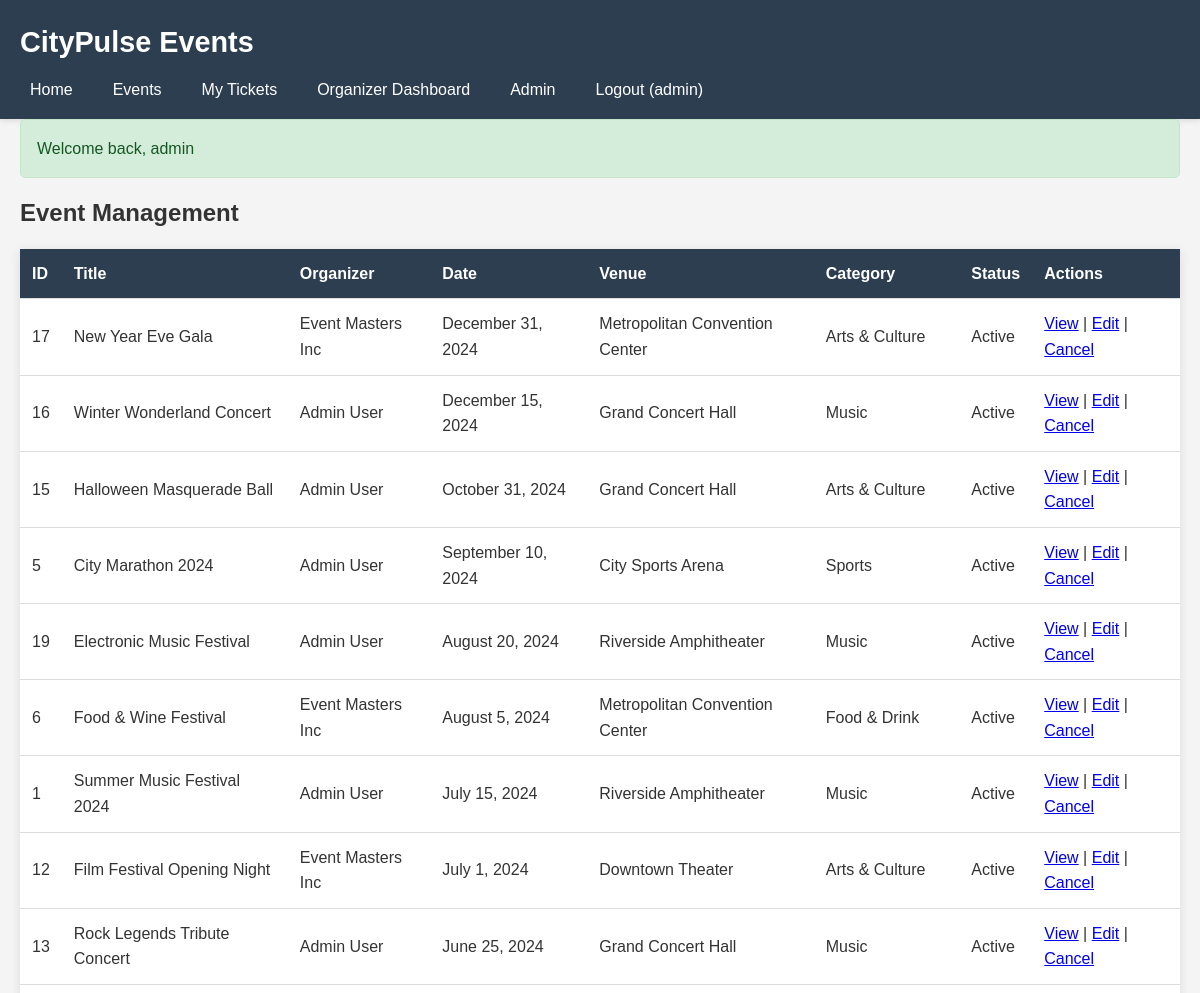
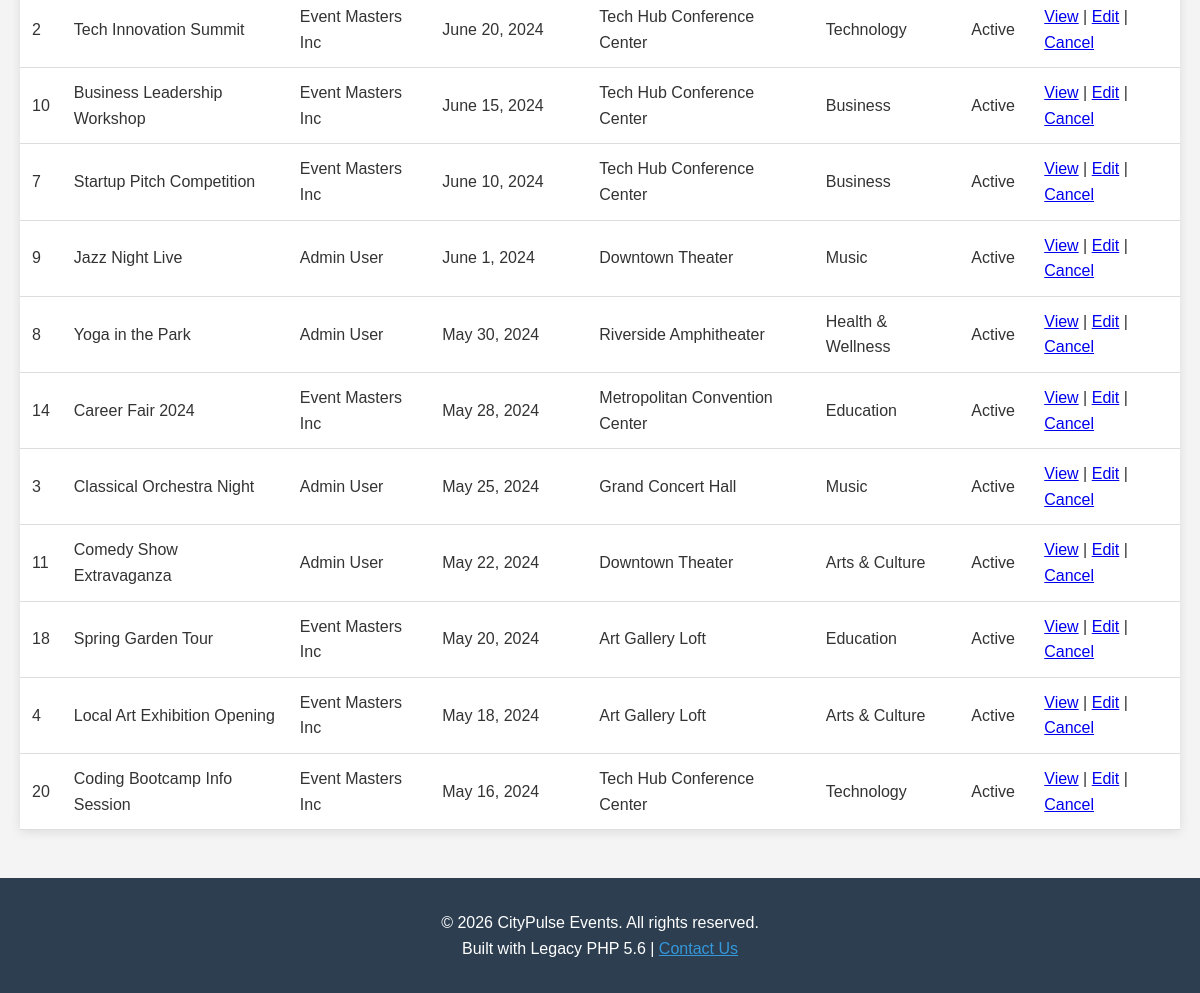
/admin/events.php (signed in), run on the app's committed database (2 pictures, top to bottom).
### tables this page shows
CREATE TABLE events (
    id INT AUTO_INCREMENT PRIMARY KEY,
    title VARCHAR(200) NOT NULL,
    description TEXT NOT NULL,
    venue_id INT,
    organizer_id INT NOT NULL,
    event_date DATE NOT NULL,
    start_time TIME NOT NULL,
    end_time TIME NOT NULL,
    category INT,
    max_capacity INT NOT NULL,
    price DECIMAL(10, 2) NOT NULL,
    status ENUM('active', 'cancelled', 'completed') DEFAULT 'active',
    image_path VARCHAR(255),
    created_at DATETIME DEFAULT CURRENT_TIMESTAMP,
    FOREIGN KEY (venue_id) REFERENCES venues(id),
    FOREIGN KEY (organizer_id) REFERENCES organizers(id),
    FOREIGN KEY (category) REFERENCES categories(id)
);

CREATE TABLE users (
    id INT AUTO_INCREMENT PRIMARY KEY,
    username VARCHAR(50) UNIQUE NOT NULL,
    email VARCHAR(100) UNIQUE NOT NULL,
    password VARCHAR(32) NOT NULL,   
    name VARCHAR(100) NOT NULL,
    phone VARCHAR(20),
    role ENUM('user', 'organizer', 'admin') DEFAULT 'user',
    created_at DATETIME DEFAULT CURRENT_TIMESTAMP
);

CREATE TABLE venues (
    id INT AUTO_INCREMENT PRIMARY KEY,
    name VARCHAR(100) NOT NULL,
    address VARCHAR(255) NOT NULL,
    city VARCHAR(50) NOT NULL,
    capacity INT NOT NULL,
    amenities TEXT,
    contact_email VARCHAR(100),
    latitude DECIMAL(10, 8),
    longitude DECIMAL(11, 8)
);

CREATE TABLE categories (
    id INT AUTO_INCREMENT PRIMARY KEY,
    name VARCHAR(50) NOT NULL,
    slug VARCHAR(50) UNIQUE NOT NULL,
    icon VARCHAR(10)
);

### includes/functions.php (called while the page is built, shortened)
<?php
function get_all_events($limit = 100) {
    $sql = "SELECT e.*, v.name as venue_name, v.city, u.name as organizer_name, c.name as category_name
            FROM events e
            LEFT JOIN venues v ON e.venue_id = v.id
            LEFT JOIN users u ON e.organizer_id = u.id
            LEFT JOIN categories c ON e.category = c.id
            ORDER BY e.event_date DESC LIMIT $limit";
    $result = query($sql);
    return fetch_all($result);
}
function format_date($date) {
    return date('F j, Y', strtotime($date));
}
?>

### includes/db.php (called while the page is built, shortened)
<?php
$db = mysqli_connect(DB_HOST, DB_USER, DB_PASS, DB_NAME);
function query($sql) {
    global $db;
    $result = mysqli_query($db, $sql);
    return $result;
}
function fetch_all($result) {
    $rows = array();
    while ($row = mysqli_fetch_assoc($result)) {
        $rows[] = $row;
    }
    return $rows;
}
?>

### admin/events.php (the view, shortened to what this page needs)
<?php
require_once '../includes/db.php';
require_once '../includes/functions.php';
$events = get_all_events(500);
include '../includes/header.php';
?>
<div class="admin-panel">
    <h2>Event Management</h2>
    <table class="data-table">
        <thead>
            <tr>
                <th>ID</th>
                <th>Title</th>
                <th>Organizer</th>
                <th>Date</th>
                <th>Venue</th>
                <th>Category</th>
                <th>Status</th>
                <th>Actions</th>
            </tr>
        </thead>
        <tbody>
            <?php foreach ($events as $event): ?>
                <tr>
                    <td><?php echo $event['id']; ?></td>
                    <td><?php echo $event['title']; ?></td>
                    <td><?php echo $event['organizer_name']; ?></td>
                    <td><?php echo format_date($event['event_date']); ?></td>
                    <td><?php echo $event['venue_name']; ?></td>
                    <td><?php echo $event['category_name']; ?></td>
                    <td><?php echo ucfirst($event['status']); ?></td>
                    <td>
                        <a href="../events/detail.php?id=<?php echo $event['id']; ?>">View</a> |
                        <a href="../events/edit.php?id=<?php echo $event['id']; ?>">Edit</a> |
                        <a href="?delete=<?php echo $event['id']; ?>" onclick="return confirm('Cancel this event?')">Cancel</a>
                    </td>
                </tr>
            <?php endforeach; ?>
        </tbody>
    </table>
</div>
<?php include '../includes/footer.php'; ?>

### css/style.css (style rules this page uses)
* { margin: 0; padding: 0; box-sizing: border-box; }
body { font-family: Arial, sans-serif; line-height: 1.6; color: #333; background-color: #f4f4f4; }
.data-table { width: 100%; background: white; border-collapse: collapse; margin-top: 1rem; box-shadow: 0 2px 10px rgba(0,0,0,0.1); }
.data-table th, .data-table td { padding: 12px; text-align: left; border-bottom: 1px solid #ddd; }
.data-table th { background-color: #2c3e50; color: white; }

### data on the page
events: id "17", title "New Year Eve Gala", users.name "Event Masters Inc", event_date "December 31, 2024", venue.name "Metropolitan Convention Center", category.name "Arts & Culture", status "Active"
events: id "16", title "Winter Wonderland Concert", users.name "Admin User", event_date "December 15, 2024", venue.name "Grand Concert Hall", category.name "Music", status "Active"
events: id "15", title "Halloween Masquerade Ball", users.name "Admin User", event_date "October 31, 2024", venue.name "Grand Concert Hall", category.name "Arts & Culture", status "Active"
events: id "5", title "City Marathon 2024", users.name "Admin User", event_date "September 10, 2024", venue.name "City Sports Arena", category.name "Sports", status "Active"
events: id "19", title "Electronic Music Festival", users.name "Admin User", event_date "August 20, 2024", venue.name "Riverside Amphitheater", category.name "Music", status "Active"
events: id "6", title "Food & Wine Festival", users.name "Event Masters Inc", event_date "August 5, 2024", venue.name "Metropolitan Convention Center", category.name "Food & Drink", status "Active"
events: id "1", title "Summer Music Festival 2024", users.name "Admin User", event_date "July 15, 2024", venue.name "Riverside Amphitheater", category.name "Music", status "Active"
events: id "12", title "Film Festival Opening Night", users.name "Event Masters Inc", event_date "July 1, 2024", venue.name "Downtown Theater", category.name "Arts & Culture", status "Active"
events: id "13", title "Rock Legends Tribute Concert", users.name "Admin User", event_date "June 25, 2024", venue.name "Grand Concert Hall", category.name "Music", status "Active"
events: id "2", title "Tech Innovation Summit", users.name "Event Masters Inc", event_date "June 20, 2024", venue.name "Tech Hub Conference Center", category.name "Technology", status "Active"
events: id "10", title "Business Leadership Workshop", users.name "Event Masters Inc", event_date "June 15, 2024", venue.name "Tech Hub Conference Center", category.name "Business", status "Active"
events: id "7", title "Startup Pitch Competition", users.name "Event Masters Inc", event_date "June 10, 2024", venue.name "Tech Hub Conference Center", category.name "Business", status "Active"
events: id "9", title "Jazz Night Live", users.name "Admin User", event_date "June 1, 2024", venue.name "Downtown Theater", category.name "Music", status "Active"
events: id "8", title "Yoga in the Park", users.name "Admin User", event_date "May 30, 2024", venue.name "Riverside Amphitheater", category.name "Health & Wellness", status "Active"
events: id "14", title "Career Fair 2024", users.name "Event Masters Inc", event_date "May 28, 2024", venue.name "Metropolitan Convention Center", category.name "Education", status "Active"
events: id "3", title "Classical Orchestra Night", users.name "Admin User", event_date "May 25, 2024", venue.name "Grand Concert Hall", category.name "Music", status "Active"
events: id "11", title "Comedy Show Extravaganza", users.name "Admin User", event_date "May 22, 2024", venue.name "Downtown Theater", category.name "Arts & Culture", status "Active"
events: id "18", title "Spring Garden Tour", users.name "Event Masters Inc", event_date "May 20, 2024", venue.name "Art Gallery Loft", category.name "Education", status "Active"
events: id "4", title "Local Art Exhibition Opening", users.name "Event Masters Inc", event_date "May 18, 2024", venue.name "Art Gallery Loft", category.name "Arts & Culture", status "Active"
events: id "20", title "Coding Bootcamp Info Session", users.name "Event Masters Inc", event_date "May 16, 2024", venue.name "Tech Hub Conference Center", category.name "Technology", status "Active"

### other printed values
SITE_NAME "CityPulse Events"
$_SESSION['username'] "admin"
$_SESSION['message'] "Welcome back, admin"
